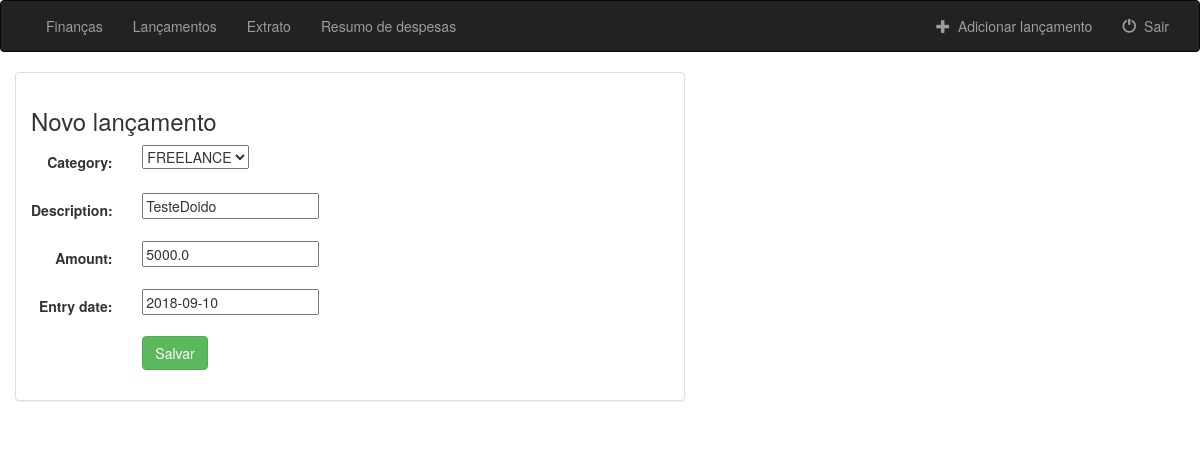
Screenshot of /finances/20/ (signed in) with the database file from the repository.
### finances/models.py (models this page shows, shortened)
class Entry(models.Model):
    agent = models.ForeignKey(User, on_delete=models.CASCADE)
    category = models.ForeignKey(Category, on_delete=models.CASCADE)
    description = models.CharField(max_length=100)
    amount = models.FloatField()
    entry_date = models.DateField(default=timezone.now)
    objects = EntryManager()

### finances/views.py (the view, shortened to what this page needs)
# urls.py: path('<int:pk>/', views.UpdateEntry.as_view(), name='update_entry'),
class UpdateEntry(LoginRequiredMixin, UpdateView):
    login_url = 'finances:login_user'
    model = Entry
    fields = ['category', 'description', 'amount', 'entry_date']
    success_url = reverse_lazy('finances:list_entry')

### finances/models.py (called while the page is built)
    def __str__(self):
        return '%s' % (self.description)

### finances/templates/finances/entry_form.html (shortened to what this page needs)
{% extends 'finances/base.html' %}
{% block body %}
<div class="container-fluid">
  <div class="row">
    <div class="col-sm-12 col-md-7">
      <div class="panel panel-default">
        <div class="panel-body">
          <h3>Novo lançamento</h3>
          <form class="form-horizontal" role="form" action="" method="post" enctype="multipart/form-data">
            {% include 'finances/form_template.html' %}
            <div class="form-group">
              <div class="col-sm-offset-2 col-sm-10">
                <button type="submit" class="btn btn-success">Salvar</button>
              </div>
            </div>
          </form>
        </div>
      </div>
    </div>
  </div>
{% endblock %}

### finances/templates/finances/form_template.html (shortened to what this page needs)
{% for field in form %}
    <div class="form-group">
        <div class="col-sm-offset-2 col-sm-10">
        </div>
        <label class="control-label col-sm-2">{{ field.label_tag }}</label>
        <div class="col-sm-10">{{ field }}</div>
    </div>
{% endfor %}

### rows the page displays
Entry: form "FREELANCE" "TesteDoido" "5000.0" "2018-09-10"

### other values shown
{{ field.label_tag }} "Category:" "Description:" "Amount:" "Entry date:"
